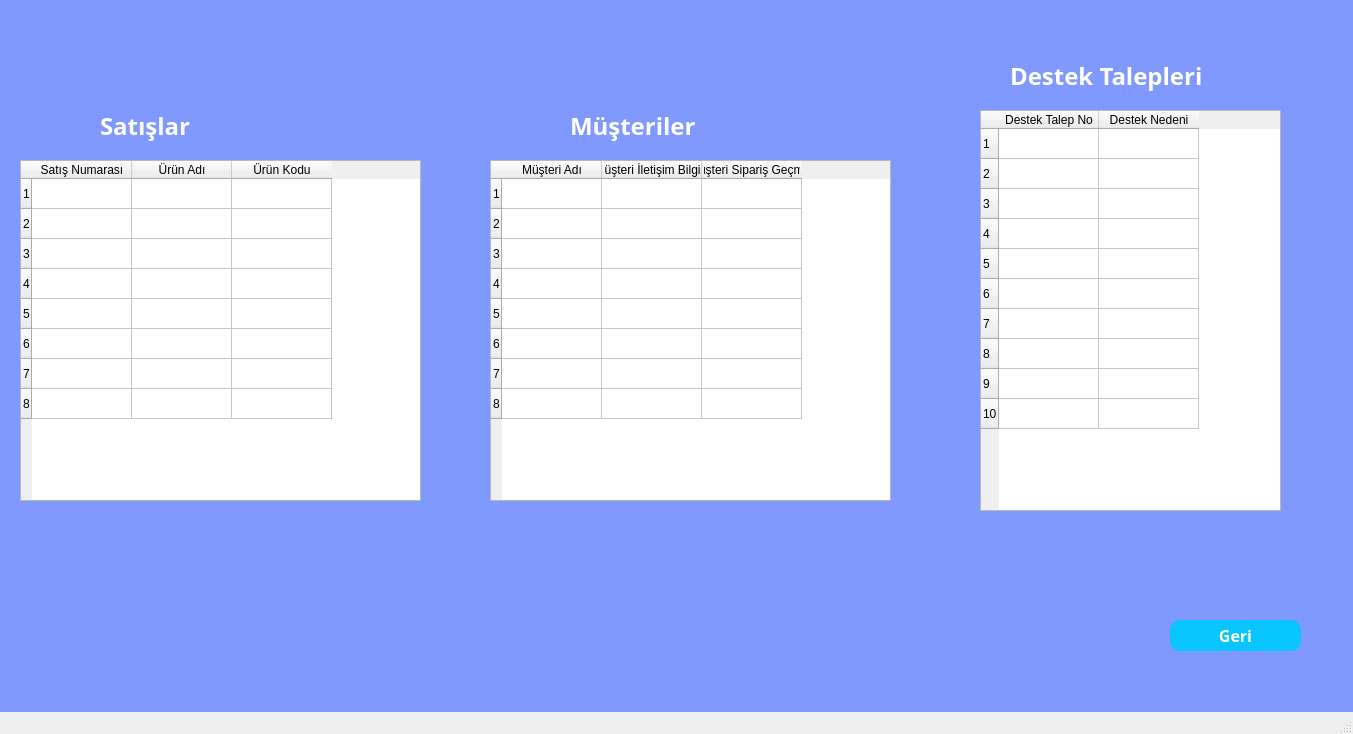
<?xml version="1.0" encoding="UTF-8"?>
<ui version="4.0">
 <class>MainWindow</class>
 <widget class="QMainWindow" name="MainWindow">
  <property name="geometry">
   <rect>
    <x>0</x>
    <y>0</y>
    <width>1353</width>
    <height>734</height>
   </rect>
  </property>
  <property name="windowTitle">
   <string>MainWindow</string>
  </property>
  <property name="styleSheet">
   <string notr="true">#centralwidget{background-color: rgb(127, 153, 255);}



</string>
  </property>
  <widget class="QWidget" name="centralwidget">
   <widget class="QTableWidget" name="tableWidget">
    <property name="geometry">
     <rect>
      <x>20</x>
      <y>160</y>
      <width>401</width>
      <height>341</height>
     </rect>
    </property>
    <property name="editTriggers">
     <set>QAbstractItemView::NoEditTriggers</set>
    </property>
    <property name="tabKeyNavigation">
     <bool>false</bool>
    </property>
    <property name="showDropIndicator" stdset="0">
     <bool>false</bool>
    </property>
    <property name="dragDropOverwriteMode">
     <bool>false</bool>
    </property>
    <row>
     <property name="text">
      <string>1</string>
     </property>
    </row>
    <row>
     <property name="text">
      <string>2</string>
     </property>
    </row>
    <row>
     <property name="text">
      <string>3</string>
     </property>
    </row>
    <row>
     <property name="text">
      <string>4</string>
     </property>
    </row>
    <row>
     <property name="text">
      <string>5</string>
     </property>
    </row>
    <row>
     <property name="text">
      <string>6</string>
     </property>
    </row>
    <row>
     <property name="text">
      <string>7</string>
     </property>
    </row>
    <row>
     <property name="text">
      <string>8</string>
     </property>
    </row>
    <column>
     <property name="text">
      <string>Satış Numarası</string>
     </property>
    </column>
    <column>
     <property name="text">
      <string>Ürün Adı</string>
     </property>
    </column>
    <column>
     <property name="text">
      <string>Ürün Kodu</string>
     </property>
    </column>
   </widget>
   <widget class="QLabel" name="label_2">
    <property name="geometry">
     <rect>
      <x>100</x>
      <y>110</y>
      <width>211</width>
      <height>31</height>
     </rect>
    </property>
    <property name="font">
     <font>
      <family>Cascadia Mono SemiBold</family>
      <pointsize>18</pointsize>
      <weight>75</weight>
      <bold>true</bold>
     </font>
    </property>
    <property name="styleSheet">
     <string notr="true">color: white</string>
    </property>
    <property name="text">
     <string>Satışlar</string>
    </property>
   </widget>
   <widget class="QLabel" name="label_3">
    <property name="geometry">
     <rect>
      <x>1010</x>
      <y>60</y>
      <width>291</width>
      <height>31</height>
     </rect>
    </property>
    <property name="font">
     <font>
      <family>Cascadia Mono SemiBold</family>
      <pointsize>18</pointsize>
      <weight>75</weight>
      <bold>true</bold>
     </font>
    </property>
    <property name="styleSheet">
     <string notr="true">color: white</string>
    </property>
    <property name="text">
     <string>Destek Talepleri</string>
    </property>
   </widget>
   <widget class="QTableWidget" name="tableWidget_2">
    <property name="geometry">
     <rect>
      <x>980</x>
      <y>110</y>
      <width>301</width>
      <height>401</height>
     </rect>
    </property>
    <property name="editTriggers">
     <set>QAbstractItemView::NoEditTriggers</set>
    </property>
    <property name="tabKeyNavigation">
     <bool>false</bool>
    </property>
    <property name="showDropIndicator" stdset="0">
     <bool>false</bool>
    </property>
    <property name="dragDropOverwriteMode">
     <bool>false</bool>
    </property>
    <property name="showGrid">
     <bool>true</bool>
    </property>
    <row>
     <property name="text">
      <string>1</string>
     </property>
    </row>
    <row>
     <property name="text">
      <string>2</string>
     </property>
    </row>
    <row>
     <property name="text">
      <string>3</string>
     </property>
    </row>
    <row>
     <property name="text">
      <string>4</string>
     </property>
    </row>
    <row>
     <property name="text">
      <string>5</string>
     </property>
    </row>
    <row>
     <property name="text">
      <string>6</string>
     </property>
    </row>
    <row>
     <property name="text">
      <string>7</string>
     </property>
    </row>
    <row>
     <property name="text">
      <string>8</string>
     </property>
    </row>
    <row>
     <property name="text">
      <string>9</string>
     </property>
    </row>
    <row>
     <property name="text">
      <string>10</string>
     </property>
    </row>
    <column>
     <property name="text">
      <string>Destek Talep No</string>
     </property>
    </column>
    <column>
     <property name="text">
      <string>Destek Nedeni</string>
     </property>
    </column>
   </widget>
   <widget class="QPushButton" name="pushButton">
    <property name="geometry">
     <rect>
      <x>1170</x>
      <y>620</y>
      <width>131</width>
      <height>31</height>
     </rect>
    </property>
    <property name="font">
     <font>
      <family>Cascadia Mono SemiBold</family>
      <pointsize>12</pointsize>
      <weight>75</weight>
      <bold>true</bold>
     </font>
    </property>
    <property name="styleSheet">
     <string notr="true">
QPushButton{
background-color: rgb(8, 196, 255);
color:white;
border-radius:10;}
QPushButton::hover{
background-color: rgb(0, 34, 53);}


</string>
    </property>
    <property name="text">
     <string>Geri</string>
    </property>
   </widget>
   <widget class="QLabel" name="label_4">
    <property name="geometry">
     <rect>
      <x>570</x>
      <y>110</y>
      <width>211</width>
      <height>31</height>
     </rect>
    </property>
    <property name="font">
     <font>
      <family>Cascadia Mono SemiBold</family>
      <pointsize>18</pointsize>
      <weight>75</weight>
      <bold>true</bold>
     </font>
    </property>
    <property name="styleSheet">
     <string notr="true">color: white</string>
    </property>
    <property name="text">
     <string>Müşteriler</string>
    </property>
   </widget>
   <widget class="QTableWidget" name="tableWidget_3">
    <property name="geometry">
     <rect>
      <x>490</x>
      <y>160</y>
      <width>401</width>
      <height>341</height>
     </rect>
    </property>
    <property name="editTriggers">
     <set>QAbstractItemView::NoEditTriggers</set>
    </property>
    <property name="tabKeyNavigation">
     <bool>false</bool>
    </property>
    <property name="showDropIndicator" stdset="0">
     <bool>false</bool>
    </property>
    <property name="dragDropOverwriteMode">
     <bool>false</bool>
    </property>
    <row>
     <property name="text">
      <string>1</string>
     </property>
    </row>
    <row>
     <property name="text">
      <string>2</string>
     </property>
    </row>
    <row>
     <property name="text">
      <string>3</string>
     </property>
    </row>
    <row>
     <property name="text">
      <string>4</string>
     </property>
    </row>
    <row>
     <property name="text">
      <string>5</string>
     </property>
    </row>
    <row>
     <property name="text">
      <string>6</string>
     </property>
    </row>
    <row>
     <property name="text">
      <string>7</string>
     </property>
    </row>
    <row>
     <property name="text">
      <string>8</string>
     </property>
    </row>
    <column>
     <property name="text">
      <string>Müşteri Adı</string>
     </property>
    </column>
    <column>
     <property name="text">
      <string>Müşteri İletişim Bilgisi</string>
     </property>
    </column>
    <column>
     <property name="text">
      <string>Müşteri Sipariş Geçmişi</string>
     </property>
    </column>
   </widget>
  </widget>
  <widget class="QMenuBar" name="menubar">
   <property name="geometry">
    <rect>
     <x>0</x>
     <y>0</y>
     <width>1353</width>
     <height>26</height>
    </rect>
   </property>
  </widget>
  <widget class="QStatusBar" name="statusbar"/>
 </widget>
 <resources/>
 <connections/>
</ui>
